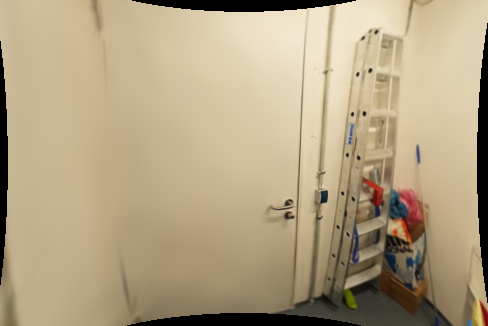
#> input picture tmp/tmp_001500.png, 488 x 326 px, given as the content of the folder /media/scannetpp/0a5c013435/dslr/images, which was not available
$ python prepare_fov_360.py
#> lines starting #> are read from the running program, lines starting #| are printed output that depends on the picture
# This is the code to prepare the FOV images from the scannet fisheye images.

import os
import numpy as np
import cv2
from tqdm import tqdm
from pathlib import Path
from argparse import ArgumentParser
# from utils.graphics_utils import focal2fov
# import torch
import shutil
import struct
import collections


CameraModel = collections.namedtuple(
    "CameraModel", ["model_id", "model_name", "num_params"])
CAMERA_MODELS = {
    CameraModel(model_id=0, model_name="SIMPLE_PINHOLE", num_params=3),
    CameraModel(model_id=1, model_name="PINHOLE", num_params=4),
    CameraModel(model_id=2, model_name="SIMPLE_RADIAL", num_params=4),
    CameraModel(model_id=3, model_name="RADIAL", num_params=5),
    CameraModel(model_id=4, model_name="OPENCV", num_params=8),
    CameraModel(model_id=5, model_name="OPENCV_FISHEYE", num_params=8),
    CameraModel(model_id=6, model_name="FULL_OPENCV", num_params=12),
    CameraModel(model_id=7, model_name="FOV", num_params=5),
    CameraModel(model_id=8, model_name="SIMPLE_RADIAL_FISHEYE", num_params=4),
    CameraModel(model_id=9, model_name="RADIAL_FISHEYE", num_params=5),
    CameraModel(model_id=10, model_name="THIN_PRISM_FISHEYE", num_params=12)
}
CAMERA_MODEL_IDS = dict([(camera_model.model_id, camera_model)
                         for camera_model in CAMERA_MODELS])
CAMERA_MODEL_NAMES = dict([(camera_model.model_name, camera_model)
                           for camera_model in CAMERA_MODELS])

def psnr(img1, img2):
    mse = np.mean((img1 - img2) ** 2)
    if mse == 0:
        return 100
    PIXEL_MAX = 255.0
    return 20 * np.log10(PIXEL_MAX / np.sqrt(mse))

def read_next_bytes(fid, num_bytes, format_char_sequence, endian_character="<"):
    """Read and unpack the next bytes from a binary file.
    :param fid:
    :param num_bytes: Sum of combination of {2, 4, 8}, e.g. 2, 6, 16, 30, etc.
    :param format_char_sequence: List of {c, e, f, d, h, H, i, I, l, L, q, Q}.
    :param endian_character: Any of {@, =, <, >, !}
    :return: Tuple of read and unpacked values.
    """
    data = fid.read(num_bytes)
    return struct.unpack(endian_character + format_char_sequence, data)


def read_intrinsics_binary(path_to_model_file):
    """
    see: src/base/reconstruction.cc
        void Reconstruction::WriteCamerasBinary(const std::string& path)
        void Reconstruction::ReadCamerasBinary(const std::string& path)
    """
    cameras = {}
    with open(path_to_model_file, "rb") as fid:
        num_cameras = read_next_bytes(fid, 8, "Q")[0]
        for _ in range(num_cameras):
            camera_properties = read_next_bytes(
                fid, num_bytes=24, format_char_sequence="iiQQ")
            camera_id = camera_properties[0]
            model_id = camera_properties[1]
            model_name = CAMERA_MODEL_IDS[camera_properties[1]].model_name
            width = camera_properties[2]
            height = camera_properties[3]
            num_params = CAMERA_MODEL_IDS[model_id].num_params
            params = read_next_bytes(fid, num_bytes=8*num_params,
                                     format_char_sequence="d"*num_params)
            params = np.array(tuple(map(np.float64, params)))
    return camera_id, model_name, width, height, params

def fov2tan_EQUREC(fovx, fovy, interval, xi=1.0):
    # create a grid of theta and phi values (omni)
    omni_theta_arr = np.arange(interval / 2, fovx, interval)
    omni_theta_arr = np.sort(np.concatenate((-omni_theta_arr, omni_theta_arr)))
    omni_phi_arr = np.arange(interval / 2, fovy, interval)
    omni_phi_arr = np.sort(np.concatenate((-omni_phi_arr, omni_phi_arr)))
    omni_theta_map, omni_phi_map = np.meshgrid(omni_theta_arr, omni_phi_arr, indexing = 'xy')

    # get the tan values of incidence angles (omni)
    omnitan_theta_map = np.tan(omni_theta_map)
    omnitan_phi_map = np.tan(omni_phi_map)
    omnitan_incident_angle_map = np.sqrt(omnitan_theta_map * omnitan_theta_map + omnitan_phi_map * omnitan_phi_map)
    omni_incident_angle_map = np.arctan(omnitan_incident_angle_map) # from 0 to pi/2

    # the incident angle map is the twice of the omni incident angle map (only when xi=1.0)
    if xi == 1.0:
        incident_angle_map = 2.0 * omni_incident_angle_map # from 0 to pi
    else:
        assert xi >= 0.0, "xi should be positive"
        assert xi < 1.0, "xi should be less than 1.0, otherwise the ray starting from the mirror point will have two intersections with the unit sphere"
        incident_angle_map = omni_incident_angle_map + np.arcsin(xi * np.sin(omni_incident_angle_map))

    tan_incident_angle_map = np.tan(incident_angle_map) # negative from pi/2 to pi, z < 0
    # get the tan values of incidence angles (fov)
    tan_theta_map = tan_incident_angle_map * omnitan_theta_map / omnitan_incident_angle_map
    tan_phi_map = tan_incident_angle_map * omnitan_phi_map / omnitan_incident_angle_map

    # calculate the phi map (erp)
    z_signal = np.where(tan_incident_angle_map > 0.0, 1, -1)
    erptan_phi_map = -tan_phi_map / np.sqrt(tan_theta_map * tan_theta_map + 1) * z_signal
    erp_phi_map = np.arctan(erptan_phi_map)

    x_signal = np.where(tan_theta_map > 0.0, 1, -1) * z_signal
    erp_theta_map = np.arctan(tan_theta_map) + np.where(z_signal > 0.0, 0, np.pi) * x_signal

    return erp_theta_map, erp_phi_map

def colmap_main(args):
    root_dir = args.path
    input_image_dir = Path(root_dir) / args.src
    out_image_dir = Path(root_dir) / args.dst

    FoVx = np.pi /3
    FoVy = np.pi /3
    xi = 0.5
    print("omni FOVx in deg: ", 2 * FoVx * 180 / np.pi)
    print("omni FOVy in deg: ", 2 * FoVy * 180 / np.pi)
    print("mirror param: ", xi)

    theta_arr, phi_arr = fov2tan_EQUREC(FoVx, FoVy, args.step, xi=xi)

    frames = sorted(os.listdir(input_image_dir))
    example_image_path = Path(input_image_dir) / frames[0]
    example_image = cv2.imread(str(example_image_path), -1)
#> example_image is the input picture: shape (326, 488, 3); mean B, G, R 130.8, 161.7, 178.2
    height, width, _ = example_image.shape
#> height = 326; width = 488

    u = width / (2 * np.pi) * theta_arr + width / 2
    v = -height / (np.pi) * phi_arr + height / 2
    u_mask = np.logical_and(u >= 0, u < width)
    v_mask =  np.logical_and(v >= 0, v < height)
    valid_mask = u_mask & v_mask
    valid_mask = (valid_mask).astype(np.uint8)

    if valid_mask is not None:
        mask_output_path = Path(out_image_dir) / args.mask_dst
        mask_output_path.parent.mkdir(parents=True, exist_ok=True)
        cv2.imwrite(str(mask_output_path), valid_mask.astype(np.uint8) * 255)
#> valid_mask: shape (1048, 1048); every value is 1
        print("Save mask to:", mask_output_path, "with shape: ", valid_mask.shape)
#| Save mask to: /media/scannetpp/0a5c013435/dslr/undistorted_fovmaps/fov_0.75_step_2e-3_mask.png with shape:  (1048, 1048)
    else:
        print("Warning: valid_mask is None")

    u, v = u.astype(np.float32), v.astype(np.float32)

    for frame in tqdm(frames, desc="frame"):
        image_path = Path(input_image_dir) / frame
        image = cv2.imread(str(image_path))

        FOV_image = cv2.remap(
            image,
            u,
            v,
            interpolation=cv2.INTER_LINEAR,
            borderMode=cv2.BORDER_CONSTANT,
        )
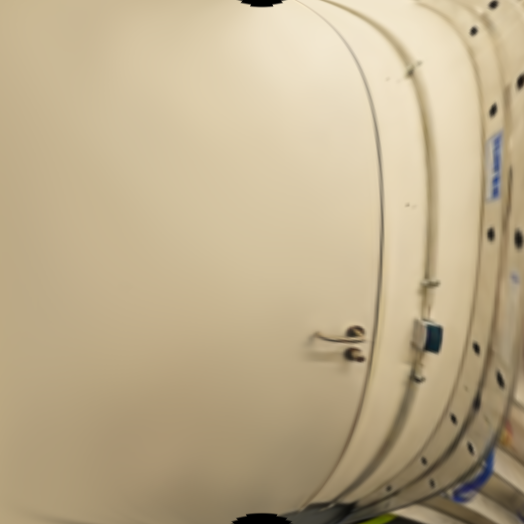
#> FOV_image: shape (1048, 1048, 3) (shown at 1/2 size); mean B, G, R 140.2, 172.8, 189.5
        out_image_path = Path(out_image_dir) / frame
        out_image_path.parent.mkdir(parents=True, exist_ok=True)
        FOV_image = FOV_image.astype(np.uint8)
        FOV_image = FOV_image * (valid_mask[:,:,None])
        cv2.imwrite(str(out_image_path), FOV_image)

if __name__ == "__main__":
    parser = ArgumentParser()
    parser.add_argument('--path', type=str, default="/media/scannetpp/0a5c013435/dslr/")
    parser.add_argument('--src', type=str, default="images")
    parser.add_argument('--dst', type=str, default="undistorted_fovmaps")
    parser.add_argument('--mask_dst', type=str, default="fov_0.75_step_2e-3_mask.png")
    parser.add_argument('--step', type=float, default=2e-3)
    parser.add_argument('--fov_mod', type=float, default=1.3)
    parser.add_argument('--resize_ratio', type=float, default=1.0)
    args = parser.parse_args()
    colmap_main(args)

$ run again, on tmp/tmp_002000.png
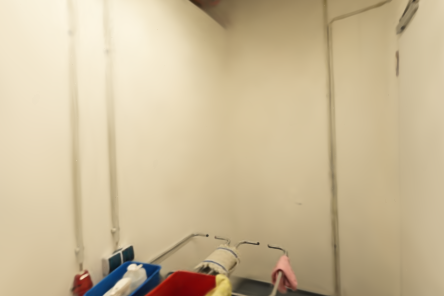
#> input picture tmp/tmp_002000.png, 444 x 296 px, given as the content of the folder /media/scannetpp/0a5c013435/dslr/images, which was not available
#> in colmap_main, example_image is the input picture: shape (296, 444, 3); mean B, G, R 152.4, 185.8, 203.1
#> valid_mask: shape (1048, 1048); every value is 1
#| Save mask to: /media/scannetpp/0a5c013435/dslr/undistorted_fovmaps/fov_0.75_step_2e-3_mask.png with shape:  (1048, 1048)
#> in colmap_main, `FOV_image = cv2.remap( image, u, v, interpolation=cv2.INTER_LINEAR, bo..`:
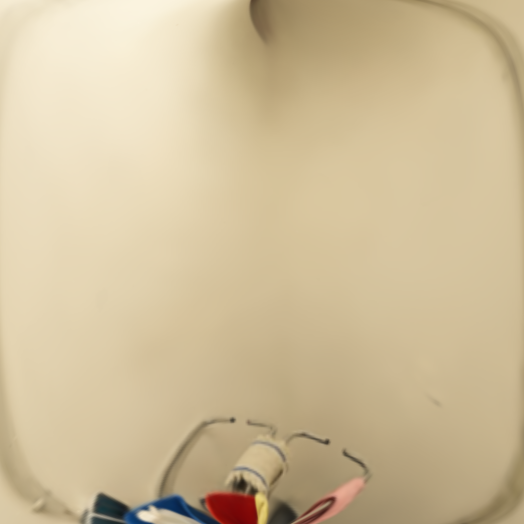
#> FOV_image: shape (1048, 1048, 3) (shown at 1/2 size); mean B, G, R 154.2, 189.4, 207.1

$ run again, on tmp/tmp_002500.png
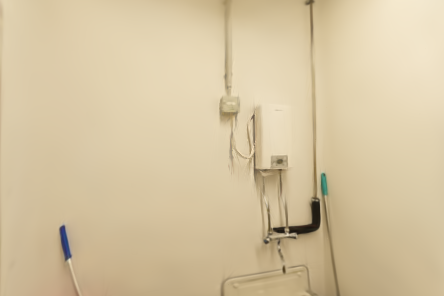
#> input picture tmp/tmp_002500.png, 444 x 296 px, given as the content of the folder /media/scannetpp/0a5c013435/dslr/images, which was not available
#> in colmap_main, example_image is the input picture: shape (296, 444, 3); mean B, G, R 161.3, 195.6, 213
#> valid_mask: shape (1048, 1048); every value is 1
#| Save mask to: /media/scannetpp/0a5c013435/dslr/undistorted_fovmaps/fov_0.75_step_2e-3_mask.png with shape:  (1048, 1048)
#> in colmap_main, `FOV_image = cv2.remap( image, u, v, interpolation=cv2.INTER_LINEAR, bo..`:
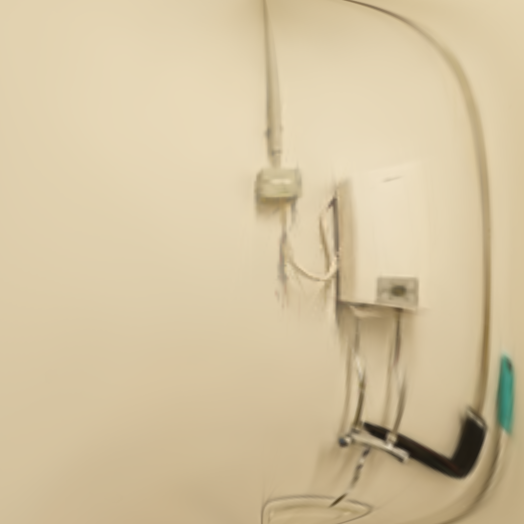
#> FOV_image: shape (1048, 1048, 3) (shown at 1/2 size); mean B, G, R 160.6, 195.1, 212
